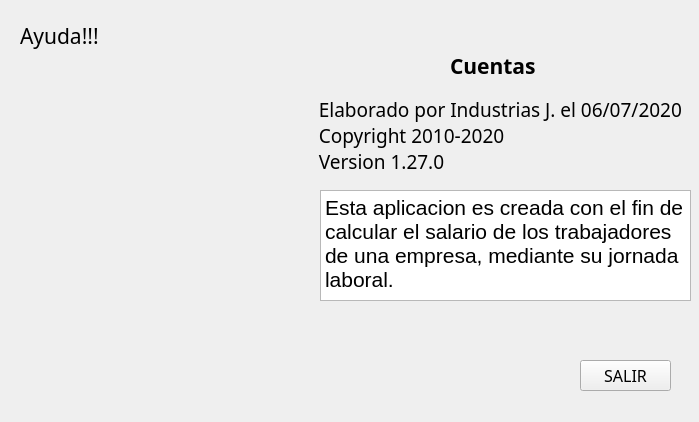
<?xml version="1.0" encoding="UTF-8"?>
<ui version="4.0">
 <class>Ayuda</class>
 <widget class="QWidget" name="Ayuda">
  <property name="geometry">
   <rect>
    <x>0</x>
    <y>0</y>
    <width>699</width>
    <height>422</height>
   </rect>
  </property>
  <property name="windowTitle">
   <string>Form</string>
  </property>
  <widget class="QLabel" name="label">
   <property name="geometry">
    <rect>
     <x>20</x>
     <y>10</y>
     <width>151</width>
     <height>51</height>
    </rect>
   </property>
   <property name="font">
    <font>
     <family>Wide Latin</family>
     <pointsize>16</pointsize>
    </font>
   </property>
   <property name="text">
    <string>Ayuda!!!</string>
   </property>
  </widget>
  <widget class="QLabel" name="label_2">
   <property name="geometry">
    <rect>
     <x>450</x>
     <y>50</y>
     <width>91</width>
     <height>31</height>
    </rect>
   </property>
   <property name="font">
    <font>
     <family>Segoe UI Black</family>
     <pointsize>16</pointsize>
     <weight>75</weight>
     <bold>true</bold>
    </font>
   </property>
   <property name="text">
    <string>Cuentas</string>
   </property>
  </widget>
  <widget class="QLabel" name="label_3">
   <property name="geometry">
    <rect>
     <x>230</x>
     <y>90</y>
     <width>471</width>
     <height>91</height>
    </rect>
   </property>
   <property name="font">
    <font>
     <family>Rockwell</family>
     <pointsize>14</pointsize>
    </font>
   </property>
   <property name="text">
    <string>                  Elaborado por Industrias J. el 06/07/2020
                  Copyright 2010-2020
                  Version 1.27.0</string>
   </property>
  </widget>
  <widget class="QLabel" name="label_4">
   <property name="geometry">
    <rect>
     <x>10</x>
     <y>80</y>
     <width>271</width>
     <height>281</height>
    </rect>
   </property>
   <property name="styleSheet">
    <string notr="true">border-image: url(:/Salario/salario.png);</string>
   </property>
   <property name="text">
    <string/>
   </property>
  </widget>
  <widget class="QTextBrowser" name="textBrowser">
   <property name="geometry">
    <rect>
     <x>320</x>
     <y>190</y>
     <width>371</width>
     <height>111</height>
    </rect>
   </property>
   <property name="html">
    <string>&lt;!DOCTYPE HTML PUBLIC &quot;-//W3C//DTD HTML 4.0//EN&quot; &quot;http://www.w3.org/TR/REC-html40/strict.dtd&quot;&gt;
&lt;html&gt;&lt;head&gt;&lt;meta name=&quot;qrichtext&quot; content=&quot;1&quot; /&gt;&lt;style type=&quot;text/css&quot;&gt;
p, li { white-space: pre-wrap; }
&lt;/style&gt;&lt;/head&gt;&lt;body style=&quot; font-family:'MS Shell Dlg 2'; font-size:8.25pt; font-weight:400; font-style:normal;&quot;&gt;
&lt;p style=&quot; margin-top:0px; margin-bottom:0px; margin-left:0px; margin-right:0px; -qt-block-indent:0; text-indent:0px;&quot;&gt;&lt;span style=&quot; font-size:16pt;&quot;&gt;Esta aplicacion es creada con el fin de calcular el salario de los trabajadores de una empresa, mediante su jornada laboral.&lt;/span&gt;&lt;/p&gt;&lt;/body&gt;&lt;/html&gt;</string>
   </property>
  </widget>
  <widget class="QPushButton" name="btnSalir">
   <property name="geometry">
    <rect>
     <x>580</x>
     <y>360</y>
     <width>91</width>
     <height>31</height>
    </rect>
   </property>
   <property name="font">
    <font>
     <family>Perpetua Titling MT</family>
     <pointsize>12</pointsize>
    </font>
   </property>
   <property name="text">
    <string>SALIR</string>
   </property>
  </widget>
 </widget>
 <resources/>
 <connections/>
</ui>
